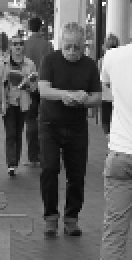
#> input picture Data/Positive/IMG_0009_x594_y308_w115_h268.png, 66 x 130 px (shown 2 times larger); its folder holds 4 pictures in this run
$ python augmentation.py
#> lines starting #> are read from the running program, lines starting #| are printed output that depends on the picture
import cv2
import os

path = './Data/Positive'

imgs = os.listdir(path)
for img in imgs:
    save_name = img.split('.')[0] + '_rot180' + '.png'
    this_img = cv2.imread(path + '/' + img)
#> this_img is the input picture: shape (130, 66, 3); min 1, max 255, mean 100
    this_img = cv2.cvtColor(this_img, cv2.COLOR_BGR2RGB)
    this_img = cv2.rotate(this_img, cv2.ROTATE_180)
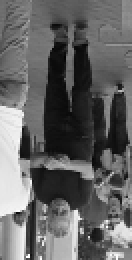
#> this_img: shape (130, 66, 3) (shown 2 times larger); min 1, max 255, mean 100
    cv2.imwrite(path + '/' + save_name, this_img)
#> pass 2 of the loop `for img in imgs:`:
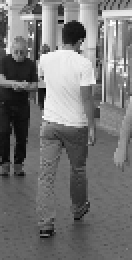
#> input picture Data/Positive/IMG_0009_x657_y280_w175_h408.png, 66 x 130 px (shown 2 times larger)
#> this_img is the input picture: shape (130, 66, 3); min 0, max 255, mean 115.9
#> `this_img = cv2.rotate(this_img, cv2.ROTATE_180)`:
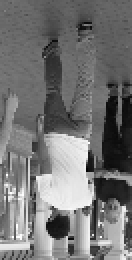
#> this_img: shape (130, 66, 3) (shown 2 times larger); min 0, max 255, mean 115.9
#> pass 3 of the loop `for img in imgs:`:
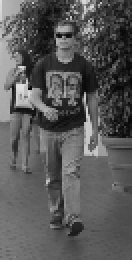
#> input picture Data/Positive/IMG_0018_x233_y131_w199_h464b.png, 66 x 130 px (shown 2 times larger)
#> this_img is the input picture: shape (130, 66, 3); min 6, max 226, mean 88.5
#> `this_img = cv2.rotate(this_img, cv2.ROTATE_180)`:
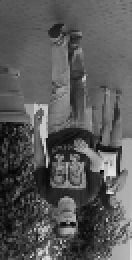
#> this_img: shape (130, 66, 3) (shown 2 times larger); min 6, max 226, mean 88.5
#> the loop made 4 passes; the first 3 are shown
